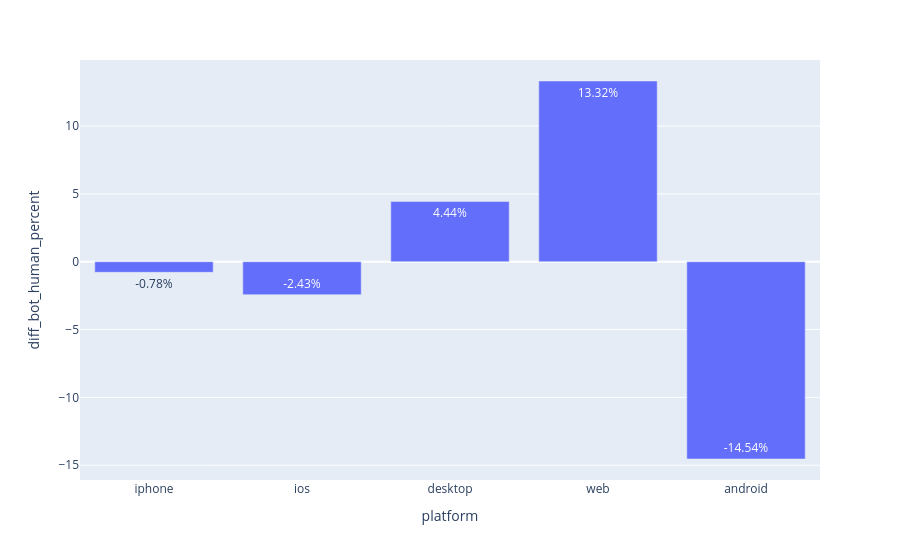

This figure's notebook cell:
### Code cell
fig = px.bar(
    platform_target_distribution,
    x='platform',
    y='diff_bot_human_percent',
    text='diff_bot_human_percent'
)

fig.update_layout(barmode='relative')

fig.update_traces(
    texttemplate='%{text:.2f}%'
)

fig.show()

### Figure 1 — Plotly figure (JSON) as saved in the notebook; plotly's stock layout.template omitted (floating-point values rounded to 4 significant figures)
{"data": [{"hovertemplate": "platform=%{x}<br>diff_bot_human_percent=%{text}<extra></extra>", "legendgroup": "", "marker": {"color": "#636efa", "pattern": {"shape": ""}}, "name": "", "orientation": "v", "showlegend": false, "text": [-0.78, -2.43, 4.44, 13.32, -14.54], "textposition": "auto", "texttemplate": "%{text:.2f}%", "type": "bar", "x": ["iphone", "ios", "desktop", "web", "android"], "xaxis": "x", "y": [-0.78, -2.43, 4.44, 13.32, -14.54], "yaxis": "y"}], "layout": {"barmode": "relative", "legend": {"tracegroupgap": 0}, "margin": {"t": 60}, "xaxis": {"anchor": "y", "domain": [0, 1], "title": {"text": "platform"}}, "yaxis": {"anchor": "x", "domain": [0, 1], "title": {"text": "diff_bot_human_percent"}}}}
